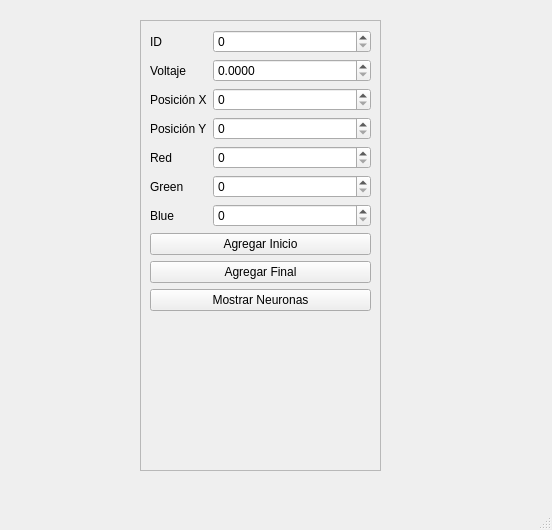
<?xml version="1.0" encoding="UTF-8"?>
<ui version="4.0">
 <class>MainWindow</class>
 <widget class="QMainWindow" name="MainWindow">
  <property name="geometry">
   <rect>
    <x>0</x>
    <y>0</y>
    <width>552</width>
    <height>530</height>
   </rect>
  </property>
  <property name="windowTitle">
   <string>MainWindow</string>
  </property>
  <widget class="QWidget" name="centralwidget">
   <widget class="QStackedWidget" name="stackedWidget">
    <property name="geometry">
     <rect>
      <x>10</x>
      <y>0</y>
      <width>521</width>
      <height>471</height>
     </rect>
    </property>
    <property name="currentIndex">
     <number>0</number>
    </property>
    <widget class="QWidget" name="page">
     <widget class="QFrame" name="frame_2">
      <property name="geometry">
       <rect>
        <x>130</x>
        <y>20</y>
        <width>241</width>
        <height>451</height>
       </rect>
      </property>
      <property name="frameShape">
       <enum>QFrame::StyledPanel</enum>
      </property>
      <property name="frameShadow">
       <enum>QFrame::Raised</enum>
      </property>
      <layout class="QFormLayout" name="formLayout_2">
       <item row="2" column="0">
        <widget class="QLabel" name="label_8">
         <property name="text">
          <string>ID</string>
         </property>
        </widget>
       </item>
       <item row="2" column="1">
        <widget class="QSpinBox" name="spinBoxID">
         <property name="maximum">
          <number>9999</number>
         </property>
        </widget>
       </item>
       <item row="5" column="0">
        <widget class="QLabel" name="label_9">
         <property name="text">
          <string>Voltaje</string>
         </property>
        </widget>
       </item>
       <item row="5" column="1">
        <widget class="QDoubleSpinBox" name="doubleSpinBoxV">
         <property name="decimals">
          <number>4</number>
         </property>
         <property name="maximum">
          <double>9999.989999999999782</double>
         </property>
        </widget>
       </item>
       <item row="8" column="0">
        <widget class="QLabel" name="label_10">
         <property name="text">
          <string>Posición X</string>
         </property>
        </widget>
       </item>
       <item row="8" column="1">
        <widget class="QSpinBox" name="spinBoxX">
         <property name="maximum">
          <number>9999</number>
         </property>
        </widget>
       </item>
       <item row="10" column="0">
        <widget class="QLabel" name="label_11">
         <property name="text">
          <string>Posición Y</string>
         </property>
        </widget>
       </item>
       <item row="10" column="1">
        <widget class="QSpinBox" name="spinBoxY">
         <property name="maximum">
          <number>9999</number>
         </property>
        </widget>
       </item>
       <item row="13" column="0">
        <widget class="QLabel" name="label_12">
         <property name="text">
          <string>Red</string>
         </property>
        </widget>
       </item>
       <item row="13" column="1">
        <widget class="QSpinBox" name="spinBoxR">
         <property name="readOnly">
          <bool>false</bool>
         </property>
         <property name="maximum">
          <number>255</number>
         </property>
        </widget>
       </item>
       <item row="14" column="0">
        <widget class="QLabel" name="label_14">
         <property name="text">
          <string>Green</string>
         </property>
        </widget>
       </item>
       <item row="15" column="0">
        <widget class="QLabel" name="label_13">
         <property name="text">
          <string>Blue</string>
         </property>
        </widget>
       </item>
       <item row="14" column="1">
        <widget class="QSpinBox" name="spinBoxG">
         <property name="readOnly">
          <bool>false</bool>
         </property>
         <property name="maximum">
          <number>255</number>
         </property>
        </widget>
       </item>
       <item row="15" column="1">
        <widget class="QSpinBox" name="spinBoxB">
         <property name="readOnly">
          <bool>false</bool>
         </property>
         <property name="maximum">
          <number>255</number>
         </property>
        </widget>
       </item>
       <item row="16" column="0" colspan="2">
        <widget class="QPushButton" name="pushButtonAI">
         <property name="text">
          <string>Agregar Inicio</string>
         </property>
        </widget>
       </item>
       <item row="17" column="0" colspan="2">
        <widget class="QPushButton" name="pushButtonAF">
         <property name="text">
          <string>Agregar Final</string>
         </property>
        </widget>
       </item>
       <item row="21" column="0" colspan="2">
        <widget class="QPushButton" name="pushButtonM">
         <property name="text">
          <string>Mostrar Neuronas</string>
         </property>
        </widget>
       </item>
      </layout>
     </widget>
    </widget>
    <widget class="QWidget" name="page_2">
     <widget class="QLabel" name="label">
      <property name="geometry">
       <rect>
        <x>10</x>
        <y>10</y>
        <width>151</width>
        <height>31</height>
       </rect>
      </property>
      <property name="text">
       <string>Neuronas Guardadas</string>
      </property>
     </widget>
     <widget class="QPushButton" name="pushButtonRegresar">
      <property name="geometry">
       <rect>
        <x>230</x>
        <y>440</y>
        <width>80</width>
        <height>24</height>
       </rect>
      </property>
      <property name="text">
       <string>Regresar</string>
      </property>
     </widget>
     <widget class="QPlainTextEdit" name="plainTextEditMostrar">
      <property name="geometry">
       <rect>
        <x>10</x>
        <y>60</y>
        <width>511</width>
        <height>361</height>
       </rect>
      </property>
      <property name="readOnly">
       <bool>true</bool>
      </property>
     </widget>
     <widget class="QLabel" name="label_2">
      <property name="geometry">
       <rect>
        <x>10</x>
        <y>40</y>
        <width>49</width>
        <height>16</height>
       </rect>
      </property>
      <property name="text">
       <string>ID</string>
      </property>
     </widget>
     <widget class="QLabel" name="label_3">
      <property name="geometry">
       <rect>
        <x>80</x>
        <y>40</y>
        <width>49</width>
        <height>16</height>
       </rect>
      </property>
      <property name="text">
       <string>Voltaje</string>
      </property>
     </widget>
     <widget class="QLabel" name="label_4">
      <property name="geometry">
       <rect>
        <x>150</x>
        <y>40</y>
        <width>61</width>
        <height>16</height>
       </rect>
      </property>
      <property name="text">
       <string>Posición X</string>
      </property>
     </widget>
     <widget class="QLabel" name="label_5">
      <property name="geometry">
       <rect>
        <x>230</x>
        <y>40</y>
        <width>61</width>
        <height>16</height>
       </rect>
      </property>
      <property name="text">
       <string>Posición Y</string>
      </property>
     </widget>
     <widget class="QLabel" name="label_7">
      <property name="geometry">
       <rect>
        <x>330</x>
        <y>40</y>
        <width>21</width>
        <height>16</height>
       </rect>
      </property>
      <property name="text">
       <string>RED</string>
      </property>
     </widget>
     <widget class="QLabel" name="label_15">
      <property name="geometry">
       <rect>
        <x>400</x>
        <y>40</y>
        <width>41</width>
        <height>16</height>
       </rect>
      </property>
      <property name="text">
       <string>GREEN</string>
      </property>
     </widget>
     <widget class="QLabel" name="label_16">
      <property name="geometry">
       <rect>
        <x>480</x>
        <y>40</y>
        <width>31</width>
        <height>16</height>
       </rect>
      </property>
      <property name="text">
       <string>BLUE</string>
      </property>
     </widget>
    </widget>
   </widget>
  </widget>
  <widget class="QMenuBar" name="menubar">
   <property name="geometry">
    <rect>
     <x>0</x>
     <y>0</y>
     <width>552</width>
     <height>21</height>
    </rect>
   </property>
  </widget>
  <widget class="QStatusBar" name="statusbar"/>
 </widget>
 <resources/>
 <connections/>
</ui>
